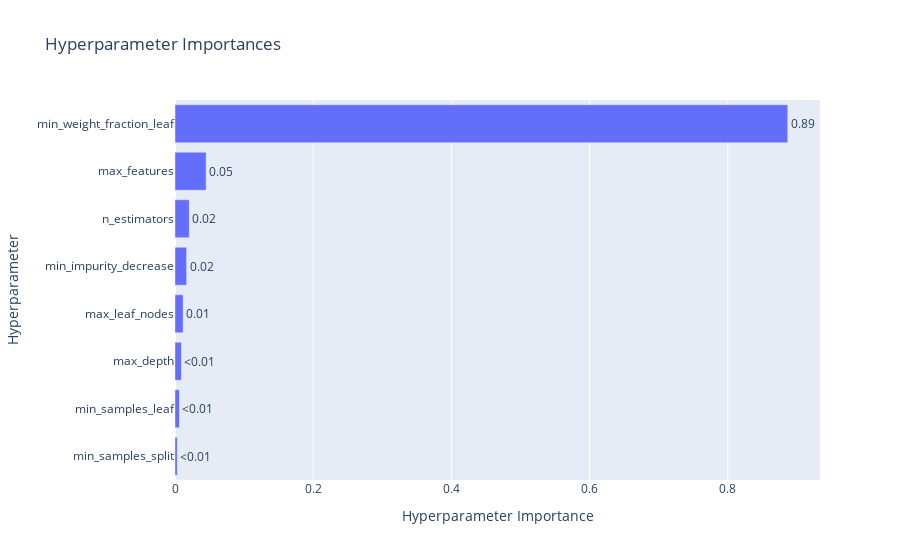

Notebook source saved alongside this figure:
### Code cell
plot_param_importances(study_forest)

### Figure 1 — Plotly figure (JSON) as saved in the notebook; plotly's stock layout.template omitted (floating-point values rounded to 4 significant figures)
{"data": [{"cliponaxis": false, "hovertemplate": ["min_samples_split (IntDistribution): 0.0033181158054476864<extra></extra>", "min_samples_leaf (IntDistribution): 0.0064606155996532405<extra></extra>", "max_depth (IntDistribution): 0.00923637705296992<extra></extra>", "max_leaf_nodes (IntDistribution): 0.011787518480051301<extra></extra>", "min_impurity_decrease (FloatDistribution): 0.016773928148930757<extra></extra>", "n_estimators (IntDistribution): 0.02062011092774156<extra></extra>", "max_features (IntDistribution): 0.045025594565990035<extra></extra>", "min_weight_fraction_leaf (FloatDistribution): 0.8867777394192156<extra></extra>"], "name": "Objective Value", "orientation": "h", "text": ["<0.01", "<0.01", "<0.01", "0.01", "0.02", "0.02", "0.05", "0.89"], "textposition": "outside", "type": "bar", "x": [0.003318, 0.006461, 0.009236, 0.01179, 0.01677, 0.02062, 0.04503, 0.8868], "y": ["min_samples_split", "min_samples_leaf", "max_depth", "max_leaf_nodes", "min_impurity_decrease", "n_estimators", "max_features", "min_weight_fraction_leaf"]}], "layout": {"title": {"text": "Hyperparameter Importances"}, "xaxis": {"title": {"text": "Hyperparameter Importance"}}, "yaxis": {"title": {"text": "Hyperparameter"}}}}
